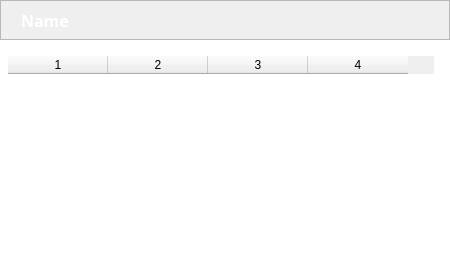
<?xml version="1.0" encoding="UTF-8"?>
<ui version="4.0">
 <class>ParamWidget</class>
 <widget class="QWidget" name="ParamWidget">
  <property name="windowModality">
   <enum>Qt::NonModal</enum>
  </property>
  <property name="geometry">
   <rect>
    <x>0</x>
    <y>0</y>
    <width>450</width>
    <height>264</height>
   </rect>
  </property>
  <property name="sizePolicy">
   <sizepolicy hsizetype="Expanding" vsizetype="Expanding">
    <horstretch>0</horstretch>
    <verstretch>0</verstretch>
   </sizepolicy>
  </property>
  <property name="minimumSize">
   <size>
    <width>400</width>
    <height>40</height>
   </size>
  </property>
  <property name="font">
   <font>
    <family>Meiryo UI</family>
    <pointsize>11</pointsize>
   </font>
  </property>
  <property name="windowTitle">
   <string>Form</string>
  </property>
  <property name="autoFillBackground">
   <bool>true</bool>
  </property>
  <property name="styleSheet">
   <string notr="true"/>
  </property>
  <layout class="QVBoxLayout" name="verticalLayout_3">
   <property name="spacing">
    <number>0</number>
   </property>
   <property name="leftMargin">
    <number>0</number>
   </property>
   <property name="topMargin">
    <number>0</number>
   </property>
   <property name="rightMargin">
    <number>0</number>
   </property>
   <property name="bottomMargin">
    <number>0</number>
   </property>
   <item>
    <widget class="QFrame" name="ImageNameTitle">
     <property name="sizePolicy">
      <sizepolicy hsizetype="Expanding" vsizetype="Fixed">
       <horstretch>0</horstretch>
       <verstretch>0</verstretch>
      </sizepolicy>
     </property>
     <property name="minimumSize">
      <size>
       <width>420</width>
       <height>40</height>
      </size>
     </property>
     <property name="styleSheet">
      <string notr="true"/>
     </property>
     <property name="frameShape">
      <enum>QFrame::StyledPanel</enum>
     </property>
     <property name="frameShadow">
      <enum>QFrame::Raised</enum>
     </property>
     <layout class="QHBoxLayout" name="horizontalLayout_2">
      <property name="spacing">
       <number>0</number>
      </property>
      <property name="leftMargin">
       <number>20</number>
      </property>
      <property name="topMargin">
       <number>0</number>
      </property>
      <property name="rightMargin">
       <number>20</number>
      </property>
      <property name="bottomMargin">
       <number>0</number>
      </property>
      <item>
       <widget class="QLabel" name="ImageName">
        <property name="sizePolicy">
         <sizepolicy hsizetype="Expanding" vsizetype="Preferred">
          <horstretch>0</horstretch>
          <verstretch>0</verstretch>
         </sizepolicy>
        </property>
        <property name="maximumSize">
         <size>
          <width>300</width>
          <height>16777210</height>
         </size>
        </property>
        <property name="font">
         <font>
          <family>Yu Gothic</family>
          <pointsize>12</pointsize>
          <weight>75</weight>
          <bold>true</bold>
         </font>
        </property>
        <property name="styleSheet">
         <string notr="true">color: rgb(255, 255, 255);</string>
        </property>
        <property name="frameShape">
         <enum>QFrame::NoFrame</enum>
        </property>
        <property name="midLineWidth">
         <number>0</number>
        </property>
        <property name="text">
         <string>Name</string>
        </property>
        <property name="textFormat">
         <enum>Qt::AutoText</enum>
        </property>
        <property name="textInteractionFlags">
         <set>Qt::NoTextInteraction</set>
        </property>
       </widget>
      </item>
      <item>
       <spacer name="horizontalSpacer_2">
        <property name="orientation">
         <enum>Qt::Horizontal</enum>
        </property>
        <property name="sizeHint" stdset="0">
         <size>
          <width>40</width>
          <height>20</height>
         </size>
        </property>
       </spacer>
      </item>
      <item>
       <widget class="QPushButton" name="MinimizeButton">
        <property name="sizePolicy">
         <sizepolicy hsizetype="Fixed" vsizetype="Fixed">
          <horstretch>0</horstretch>
          <verstretch>0</verstretch>
         </sizepolicy>
        </property>
        <property name="minimumSize">
         <size>
          <width>32</width>
          <height>32</height>
         </size>
        </property>
        <property name="cursor">
         <cursorShape>PointingHandCursor</cursorShape>
        </property>
        <property name="toolTip">
         <string>Minimize</string>
        </property>
        <property name="styleSheet">
         <string notr="true">QPushButton:checked
{
	background-color:Transparent;
	border-radius:3px;
}
</string>
        </property>
        <property name="text">
         <string/>
        </property>
        <property name="icon">
         <iconset resource="../../../rc.qrc">
          <normaloff>:/uiIcon/src/ui/resource/icon/ic_expand_less_white_24dp.png</normaloff>
          <normalon>:/uiIcon/src/ui/resource/icon/ic_expand_more_white_24dp.png</normalon>:/uiIcon/src/ui/resource/icon/ic_expand_less_white_24dp.png</iconset>
        </property>
        <property name="iconSize">
         <size>
          <width>24</width>
          <height>24</height>
         </size>
        </property>
        <property name="checkable">
         <bool>true</bool>
        </property>
        <property name="checked">
         <bool>false</bool>
        </property>
        <property name="flat">
         <bool>true</bool>
        </property>
       </widget>
      </item>
     </layout>
    </widget>
   </item>
   <item>
    <widget class="QFrame" name="TableFrame">
     <property name="sizePolicy">
      <sizepolicy hsizetype="Expanding" vsizetype="Expanding">
       <horstretch>0</horstretch>
       <verstretch>0</verstretch>
      </sizepolicy>
     </property>
     <property name="frameShape">
      <enum>QFrame::NoFrame</enum>
     </property>
     <property name="frameShadow">
      <enum>QFrame::Raised</enum>
     </property>
     <layout class="QVBoxLayout" name="verticalLayout">
      <property name="spacing">
       <number>0</number>
      </property>
      <property name="leftMargin">
       <number>0</number>
      </property>
      <property name="topMargin">
       <number>0</number>
      </property>
      <property name="rightMargin">
       <number>0</number>
      </property>
      <property name="bottomMargin">
       <number>0</number>
      </property>
      <item>
       <widget class="QFrame" name="frame">
        <property name="styleSheet">
         <string notr="true">#frame{background-color: rgb(255, 255, 255);}</string>
        </property>
        <property name="frameShape">
         <enum>QFrame::NoFrame</enum>
        </property>
        <property name="frameShadow">
         <enum>QFrame::Raised</enum>
        </property>
        <layout class="QHBoxLayout" name="horizontalLayout">
         <property name="spacing">
          <number>0</number>
         </property>
         <property name="leftMargin">
          <number>8</number>
         </property>
         <property name="topMargin">
          <number>16</number>
         </property>
         <property name="rightMargin">
          <number>16</number>
         </property>
         <property name="bottomMargin">
          <number>16</number>
         </property>
         <item>
          <widget class="CustomTableWidget" name="PathParamTable">
           <property name="sizePolicy">
            <sizepolicy hsizetype="Expanding" vsizetype="Expanding">
             <horstretch>0</horstretch>
             <verstretch>0</verstretch>
            </sizepolicy>
           </property>
           <property name="font">
            <font>
             <family>Yu Gothic</family>
             <pointsize>16</pointsize>
             <weight>75</weight>
             <bold>true</bold>
            </font>
           </property>
           <property name="styleSheet">
            <string notr="true"/>
           </property>
           <property name="frameShape">
            <enum>QFrame::NoFrame</enum>
           </property>
           <property name="frameShadow">
            <enum>QFrame::Raised</enum>
           </property>
           <property name="lineWidth">
            <number>0</number>
           </property>
           <property name="verticalScrollBarPolicy">
            <enum>Qt::ScrollBarAlwaysOff</enum>
           </property>
           <property name="horizontalScrollBarPolicy">
            <enum>Qt::ScrollBarAlwaysOff</enum>
           </property>
           <property name="sizeAdjustPolicy">
            <enum>QAbstractScrollArea::AdjustToContents</enum>
           </property>
           <property name="alternatingRowColors">
            <bool>false</bool>
           </property>
           <property name="horizontalScrollMode">
            <enum>QAbstractItemView::ScrollPerPixel</enum>
           </property>
           <property name="showGrid">
            <bool>false</bool>
           </property>
           <property name="gridStyle">
            <enum>Qt::DotLine</enum>
           </property>
           <property name="cornerButtonEnabled">
            <bool>false</bool>
           </property>
           <property name="rowCount">
            <number>1</number>
           </property>
           <property name="columnCount">
            <number>4</number>
           </property>
           <attribute name="horizontalHeaderVisible">
            <bool>true</bool>
           </attribute>
           <attribute name="horizontalHeaderCascadingSectionResizes">
            <bool>false</bool>
           </attribute>
           <attribute name="horizontalHeaderHighlightSections">
            <bool>false</bool>
           </attribute>
           <attribute name="horizontalHeaderMinimumSectionSize">
            <number>15</number>
           </attribute>
           <attribute name="horizontalHeaderShowSortIndicator" stdset="0">
            <bool>false</bool>
           </attribute>
           <attribute name="horizontalHeaderStretchLastSection">
            <bool>false</bool>
           </attribute>
           <attribute name="verticalHeaderVisible">
            <bool>false</bool>
           </attribute>
           <attribute name="verticalHeaderHighlightSections">
            <bool>false</bool>
           </attribute>
           <attribute name="verticalHeaderMinimumSectionSize">
            <number>30</number>
           </attribute>
           <row/>
           <column/>
           <column/>
           <column/>
           <column/>
          </widget>
         </item>
        </layout>
       </widget>
      </item>
     </layout>
    </widget>
   </item>
  </layout>
 </widget>
 <customwidgets>
  <customwidget>
   <class>CustomTableWidget</class>
   <extends>QTableWidget</extends>
   <header>ui/widgets/customTableWidget.h</header>
  </customwidget>
 </customwidgets>
 <resources>
  <include location="../../../rc.qrc"/>
 </resources>
 <connections/>
</ui>
